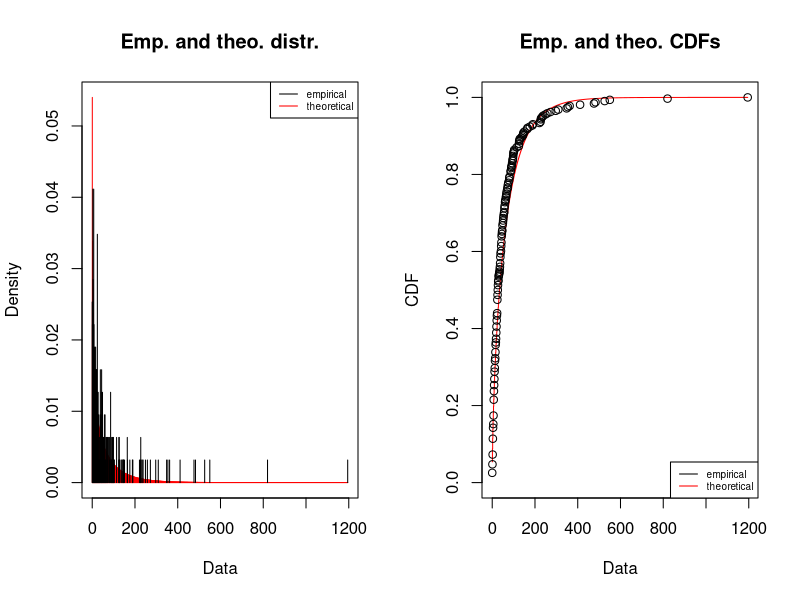
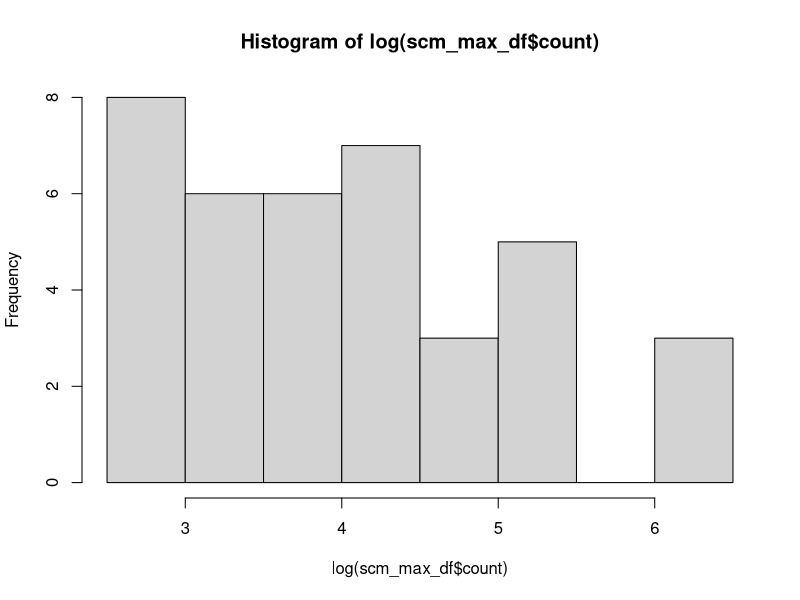
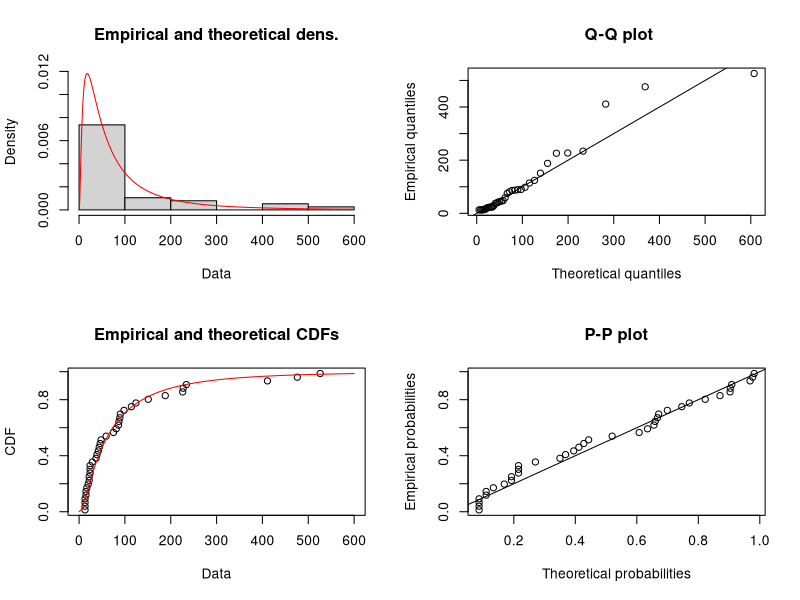

Reproduce these figures in R, in order. (Note: this script raises an error after producing the figures.)
## ---- chunk 1
knitr::opts_chunk$set(echo = TRUE)

library(lubridate)
library(fitdistrplus)
library(lme4)

## ---- chunk 2

scm_climate_df <- read.delim("Dataframes/scm_model.csv", sep = ",")
scm_climate_df$date <- ymd(scm_climate_df$date)
scm_climate_df$record_id <- as.factor(scm_climate_df$record_id)
scm_climate_df

## ---- chunk 3

scm_practice_df <- read.delim("Dataframes/scm_model_practices.csv", sep = ",")
#scm_practice_df$date <- ymd(scm_climate_df$date)
#scm_practice_df$record_id <- as.factor(scm_climate_df$record_id)
scm_practice_df

## ---- chunk 4

scm_max_df <- read.delim("Dataframes/scm_max_counts.csv", sep = ",")
#scm_practice_df$date <- ymd(scm_climate_df$date)
#scm_practice_df$record_id <- as.factor(scm_climate_df$record_id)
scm_max_df

## ---- chunk 5

plot(fitdist(c(na.exclude(scm_climate_df$count)),"nbinom"))

## ---- chunk 6

model <- glmer.nb(count ~ scale(week) + scale(max_temp_f) + scale(min_temp_f) + scale(rain_inches) + (1 | record_id), data = scm_climate_df)
summary(model)

## ---- chunk 7

scm_500_df <- read.delim("Dataframes/scm_500.csv", sep = ",")
scm_500_df$date <- ymd(scm_500_df$date)
scm_500_df$record_id <- as.factor(scm_500_df$record_id)
scm_500_df

## ---- chunk 8

model <- glmer.nb(count ~ scale(week) + scale(max_temp_f) + scale(min_temp_f) + scale(rain_inches) + scale(ag_prop) + scale(nat_prop) + scale(semi_nat_prop) + (1 | record_id), data = scm_500_df)
summary(model)

## ---- chunk 9

model <- glmer.nb(count ~ scale(week) + planting_relative_week + scale(max_temp_f) + scale(min_temp_f) + scale(rain_inches) + (1 | record_id), data = scm_practice_df)
summary(model)

## ---- chunk 10

hist(log(scm_max_df$count))

## ---- chunk 11

plot(fitdist(c(na.exclude(scm_max_df$count)),"lnorm"))

## ---- chunk 12

model <- glmer(count ~ scale(week) + planting_relative_week + scale(max_temp_f) + scale(min_temp_f) + scale(rain_inches) + (1 | record_id), family= gaussian(link='log'), data = scm_max_df)
summary(model)
